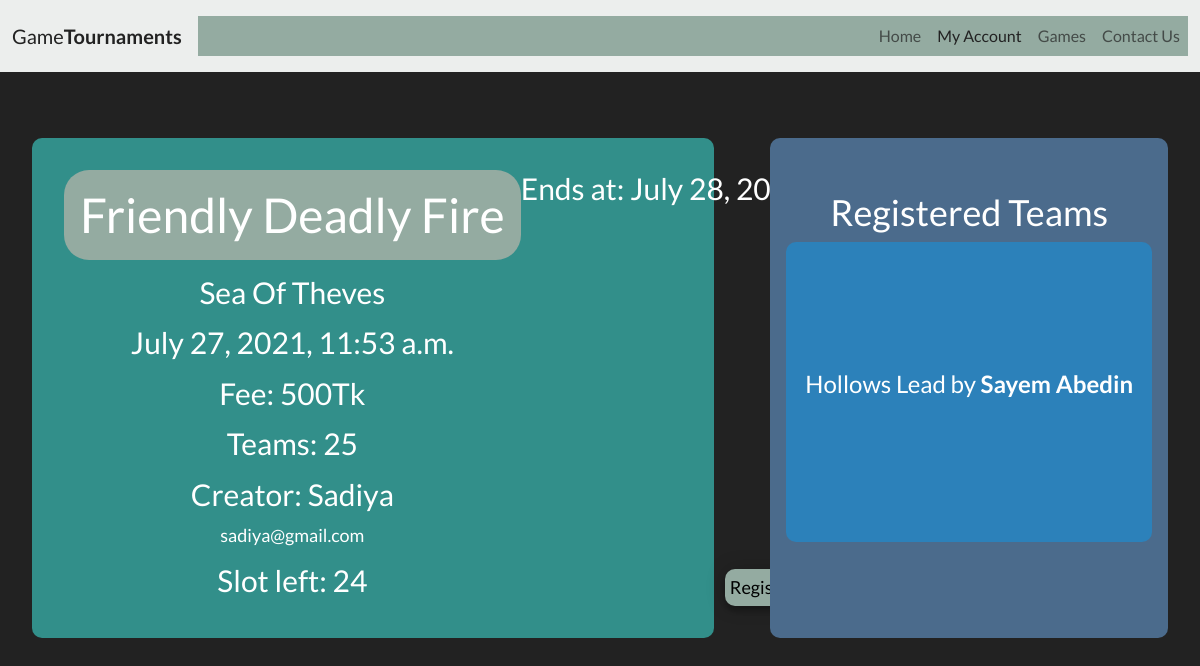
The page /tournaments/a_tournament/2yrd8k-friendly-deadly-fire (signed in) on the database its author committed.
### tournaments/models.py (models this page shows, shortened)
class TournamentsModel(models.Model):
    game_type = models.CharField(max_length=20)
    tournament_name = models.CharField(max_length=30)
    your_email = models.EmailField(default='sa@gmail.com')
    fee = models.CharField(max_length=5)
    team_numbers = models.CharField(max_length=2)
    creator_name = models.ForeignKey(UserModel, on_delete=models.CASCADE, related_name='creator', default=None)
    slug = models.SlugField(max_length=255, unique=True, editable=False)
    creation_date = models.DateTimeField(auto_now_add=True)
    last_register_date = models.DateField()

class TeamsModel(models.Model):
    team_name = models.CharField(max_length=20, default='My Team')
    player1 = models.CharField(max_length=10)
    player2 = models.CharField(max_length=10)
    player3 = models.CharField(max_length=10)
    player4 = models.CharField(max_length=10)
    leader = models.ForeignKey(UserModel, on_delete=models.CASCADE, related_name='player1', default=None)
    tournament = models.ForeignKey(TournamentsModel, on_delete=models.CASCADE, related_name='teams')

### login_site/models.py (models this page shows, shortened)
class UserModel(models.Model):
    your_name = models.CharField(max_length=100)
    email = models.EmailField(unique=True)
    password = models.CharField(max_length=10)
    user_image = models.ImageField(upload_to='image')
    pubgID = models.CharField(max_length=20, blank=True)
    Sea_of_theves_id = models.CharField(max_length=20, blank=True)
    Call_of_duty_id = models.CharField(max_length=20, blank=True)
    phone = models.CharField(max_length=11, blank=True)

### tournaments/views.py (the view, shortened to what this page needs)
# urls.py: path('a_tournament/<slug:slug>', A_tournamentView.as_view(), name='a-tournament'),
class A_tournamentView(View):
    def get(self, request, slug):
        print(slug)
        try:
            tournament = TournamentsModel.objects.get(slug=slug)
            registered_teams = tournament.teams.all()
        except:
            tournament = None
        if tournament.creator_name.id == request.session['user_id']:
            is_creator = True
        else:
            is_creator = False
        return render(request, 'tournaments/a_tournament.html', {
            'tournament': tournament,
            'creator': tournament.creator_name,
            'teams': registered_teams,
            'slots': int(tournament.team_numbers) - registered_teams.count(),
            'is_creator': is_creator
        })

### tournaments/templates/tournaments/a_tournament.html (shortened to what this page needs)
{% extends 'profile_site/navi.html' %}
{% load static %}
{% block css %}
    <link rel="stylesheet" href="{% static 'tournaments/a_tournament.css' %}">
{% endblock %}
{% block content %}
    <div id="all">
        <div id="game_data">
            <h1 id="name">{{ tournament.tournament_name| title }}</h1>
            <h2>{{ tournament.game_type|title }}</h2>
            <h2>{{ tournament.creation_date }}</h2>
            <h2>Fee: {{ tournament.fee }}Tk</h2>
            <h2>Teams: {{ tournament.team_numbers }}</h2>
            <h2>Creator: {{ creator.your_name|title }}<br>
                <h8>{{ creator.email }}</h8>
            </h2>
            <h2>Slot left: {{ slots }}</h2>
            <h2>Ends at: {{ tournament.last_register_date }}</h2>
            {% if is_creator %}
                <form action="{% url 'update-tournament' tournament.slug %}" method="get">
                    <button type="submit">Update</button>
                </form>
            {% else %}
                <form action="{% url 'register-a-tournament' tournament.slug %}" method="get">
                    <button type="submit">Register</button>
                </form>
            {% endif %}
        </div>
        <div id="registered_teams">
            <h1>Registered Teams</h1>
            <div id="registered_team">
                {% for team in teams %}
                    <p>{{ team.team_name }} Lead by <b>{{ team.leader.your_name }}</b></p>
                {% endfor %}
            </div>
        </div>
    </div>
{% endblock %}

### tournaments/static/tournaments/a_tournament.css (style rules this page uses)
#game_data { display: flex; flex-direction: column; flex-wrap: wrap; justify-content: space-between; background-color: #328f8a; width: 60%; height: 500px; margin-top: 3%; padding: 2rem; text-align: center; font-size: 1.5vw; border-radius: 10px; }
#game_data h2 { font-size: 2.5vw; }
#name { display: inline; background-color: #94aba1; padding: 1rem; border-radius: 25px; animation-name: name-ani; animation-duration: 10s; animation-iteration-count: infinite; }
#game_data button { padding: .3rem; margin-left: 70%; border-radius: 10px; background-color: #94aba1; border-bottom-style: none; border-left-style: none; border-right-style: none; border-top-style: none; box-shadow: 0 0 20px 0 rgba(0, 0, 0, 0.2), 0 5px 5px 0 rgba(0, 0, 0, 0.24); }
#registered_teams { background-color: #4b6b8c; margin-top: 3%; padding: 1rem; width: 35%; border-radius: 10px; text-align: center; }
#registered_teams h1 { font-size: 3vw; margin-top: 10%; }
#all { display: flex; flex-direction: row; flex-wrap: wrap; justify-content: space-between; padding: 2rem; border-radius: 10px; }
#registered_team { display: flex; flex-direction: column; flex-wrap: wrap; background-color: #2c81ba; justify-content: space-around; text-align: center; border-radius: 10px; height: 300px; }
#registered_team p { padding: .5rem; font-size: 2vw; }
h8 { font-size: 1.5vw; }

### rows shown on the page
TournamentsModel: tournament_name "Friendly Deadly Fire", game_type "Sea Of Theves", creation_date "July 27, 2021, 11:53 a.m.", fee "500", team_numbers "25", last_register_date "July 28, 2021"
UserModel: your_name "Sadiya", email "sadiya@gmail.com"
TeamsModel: team_name "Hollows", leader.your_name "Sayem Abedin"

### other values the page prints
{{ slots }} "24"
